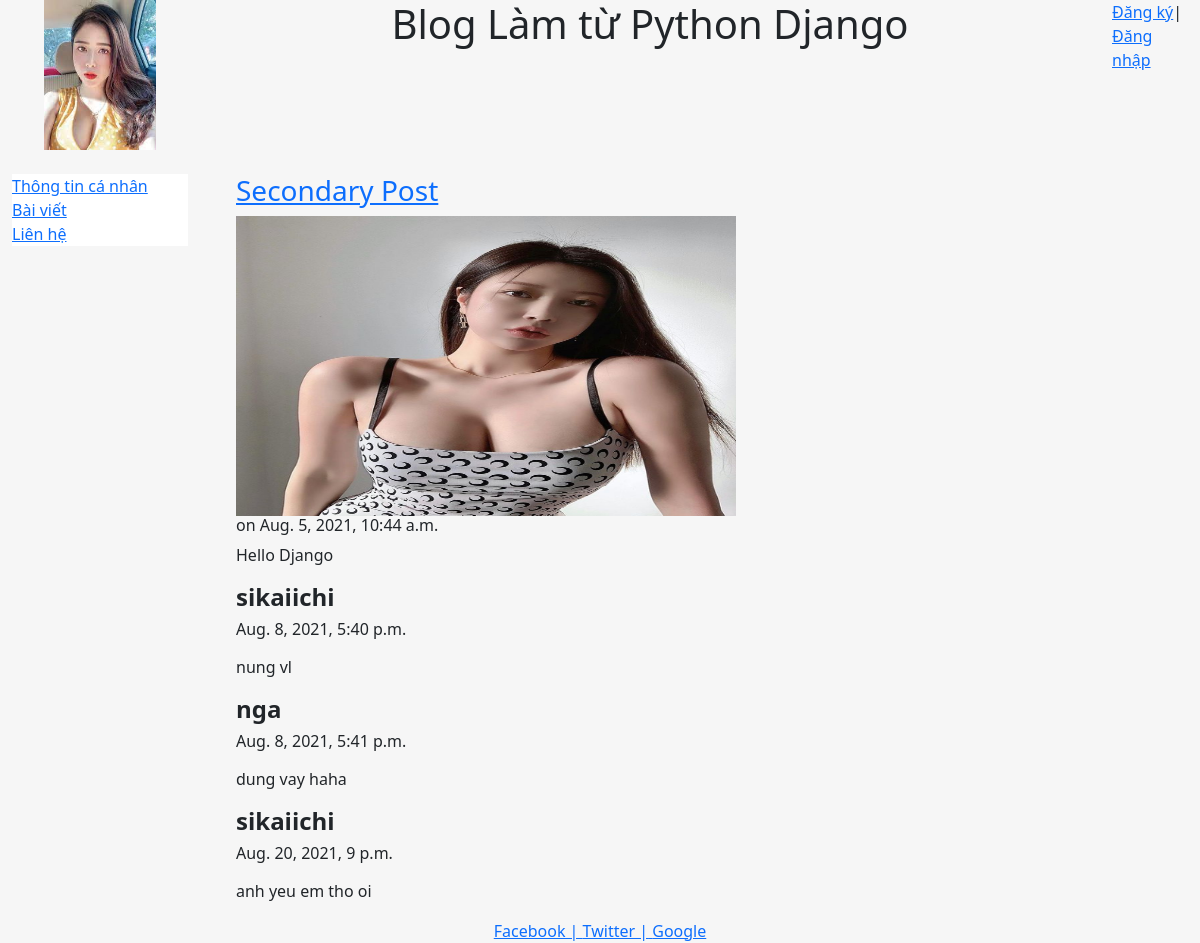
The app's page /blog/2/ with its own data.
### blog/models.py (models this page shows, shortened)
class Post(models.Model):
    objects = models.Manager()
    title = models.CharField(max_length = 100)
    body  = models.TextField()
    date  = models.DateTimeField(auto_now_add = True)
    image = models.ImageField(null=True)

class Comment(models.Model):
    post = models.ForeignKey(Post, on_delete=models.CASCADE, related_name='comments')
    author = models.ForeignKey(settings.AUTH_USER_MODEL, on_delete=models.CASCADE)
    body = models.TextField()
    date = models.DateTimeField(auto_now_add=True)

### blog/views.py (the view)
# urls.py: path('<int:pk>/', views.post, name='post'),
def post(request, pk):
    post = get_object_or_404(Post, pk=pk)
    form = CommentForm()
    if request.method == "POST":
        form = CommentForm(request.POST, author=request.user, post=post)
        if form.is_valid():
            form.save()
            return HttpResponseRedirect(request.path)
    return render(request, "blog/post.html", {"post": post, "form": form})

### blog/templates/blog/post.html (shortened to what this page needs)
{% extends "pages/base.html" %}
{% block content %}
<h3><a href='{% url 'post' post.id %}' >{{post.title}}</a></h3>
<img src="{{post.image.url}}" width="500px" height="300px" />
<h6>on {{post.date}}</h6>
{{post.body|safe|linebreaks}}
{% for comment in post.comments.all %}
    <h4><strong>{{comment.author}}</strong></h4>
    <h6><p>{{comment.date}}</p></h6>
    <p>{{comment.body|linebreaks}}</p>
{% endfor %}
{% endblock %}

### sieunhan/templates/pages/base.html (shortened to what this page needs)
<!DOCTYPE html>
<html lang="en">
<head>
    {% load static %}
    <link rel="stylesheet"  href="{% static 'css/bootstrap.min.css' %}" type="text/css">
</head>
<body>
    <div class="container-fluid" style="min-height:95%">
        <div class="row">
            <div class="col-sm-2">
                <center><img src="{% static 'images/images.jpg' %}" class="responsive-img" style="max-height:150px"/></center>
            </div>
            <div class="col-sm-9">
                <center><h1>Blog Làm từ Python Django</h1></center>
            </div>
            <div class="col-sm-1">
                {% if user.username %}
                    <p>Xin chào {{user.username}}</p>
                    <p><a href="{% url 'logout' %}">Đăng xuất</a></p>
                {% else %}
                    <p><a href="{% url 'register' %}">Đăng ký</a>|<a href="{% url 'login' %}">Đăng nhập</a></p>
                {% endif %}
            </div>
        </div>
        <br/>
        <div class="row">
            <div class="col-sm-2">
                <div class="bs-sliderbar" style="background-color:#fff;">
                    <ul class="nav flex-column">
                        <li><a href="/"> Thông tin cá nhân</a></li>
                        <li><a href="{% url 'blog' %}"> Bài viết</a></li>
                        <li><a href="{% url 'contact' %}"> Liên hệ</a></li>
                    </ul>
                </div>
            </div>
            <div class="col-sm-10">
                <div class="container-fluid">
                    {% block content %}
                    {% endblock %}
                </div>
            </div>
        </div>
    </div>
    <footer>
        <div class="container-fluid">
            <center><a href="https://www.facebook.com"> Facebook | </a><a href="https://twitter.com"> Twitter |</a><a href="https://www.google.com.vn"> Google </a></center>
        </div>
    </footer>
</body>
</html>

### sieunhan/templates/pages/base.html (style rules this page uses)
html, body { height: 100%; background-color: #f6f6f6; }

### records on screen
Post: title "Secondary Post", image (picture), date "Aug. 5, 2021, 10:44 a.m.", body "Hello Django"
Comment: author "sikaiichi", date "Aug. 8, 2021, 5:40 p.m.", body "nung vl"
Comment: author "nga", date "Aug. 8, 2021, 5:41 p.m.", body "dung vay haha"
Comment: author "sikaiichi", date "Aug. 20, 2021, 9 p.m.", body "anh yeu em tho oi"
